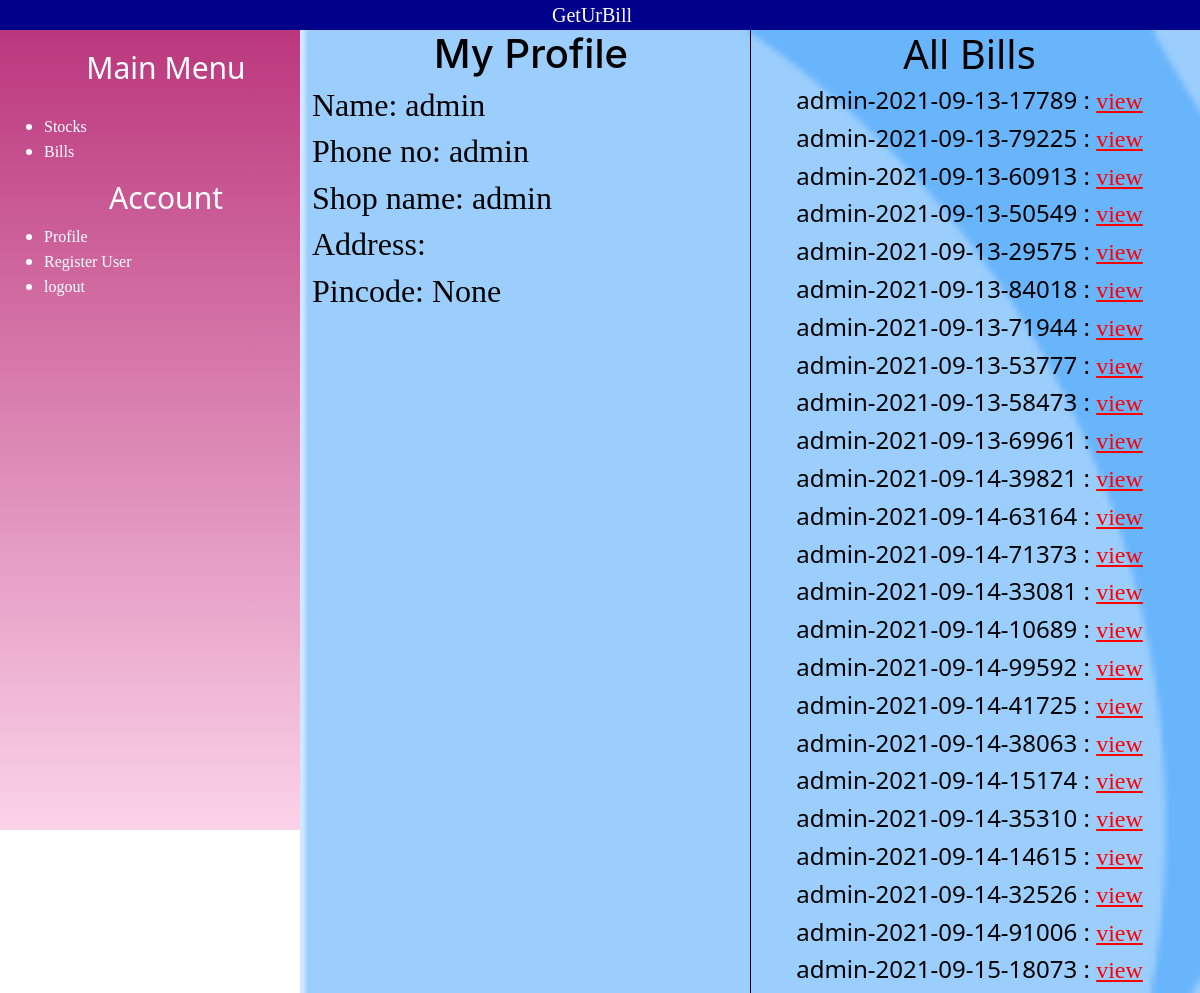
Before: /account/ (signed in) with the older database file.
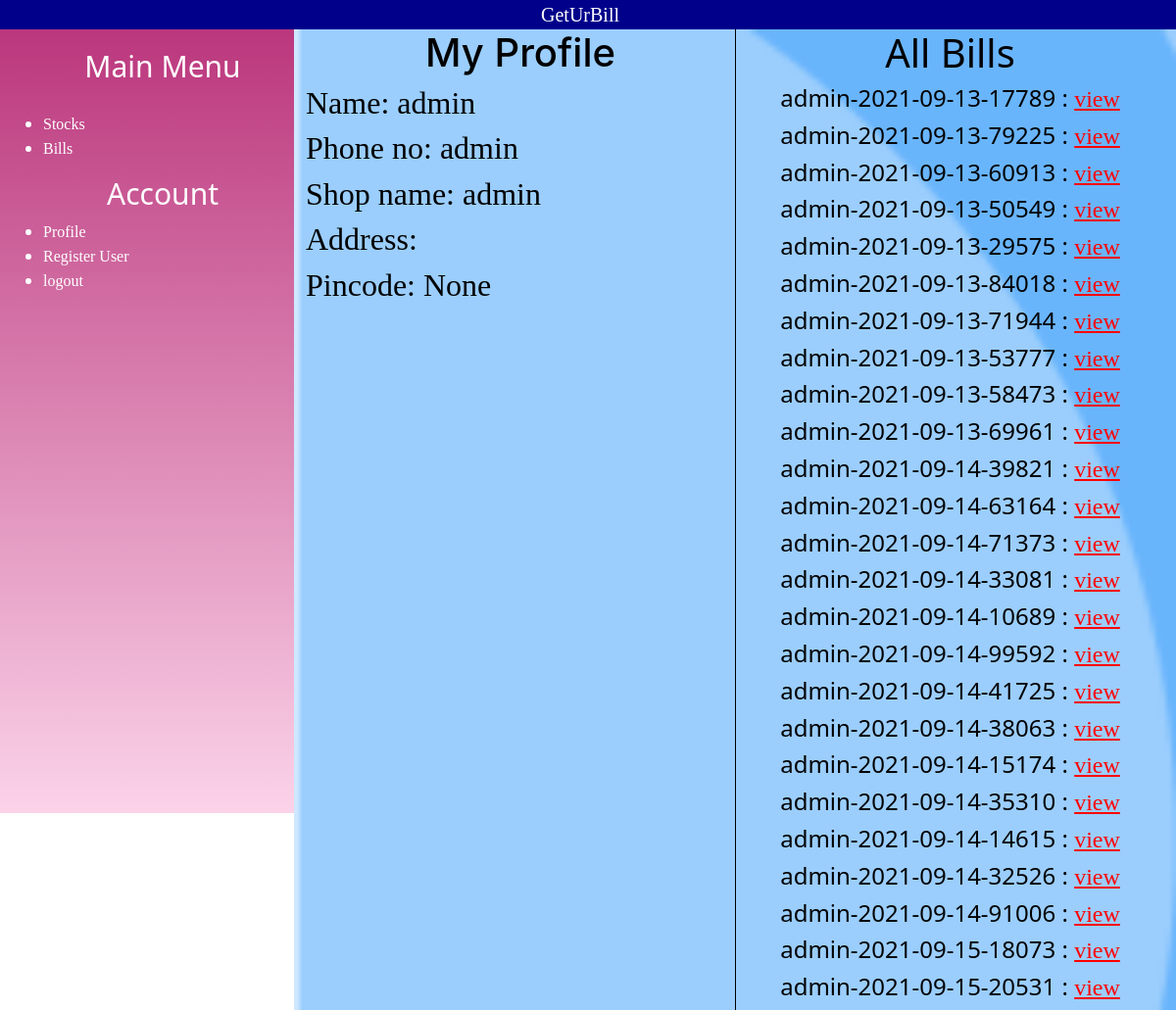
After: the same page with the newer database file.
### GetUrBill/models.py (models this page shows, shortened)
class Bill_no(models.Model):
    user=models.ForeignKey(Accounts,on_delete=CASCADE)
    customer=models.ForeignKey(Customer,on_delete=CASCADE)
    bill_no=models.CharField(max_length=100,primary_key=True)
    shop_name=models.CharField(max_length=50)
    Address=models.TextField(default="")
    date_of_purchase=models.DateTimeField(default=datetime.now())
    billpdf=models.FileField(upload_to="GetUrBill/media/", default=None,null=True,blank=True)

### GetUrBill/views.py (the view)
# urls.py: path('account/',views.myaccount),
@login_required
def myaccount(request):
    bill=request.user.bill_no_set.all()
    return render (request, "myaccount.html",{"b":bill})

### templates/myaccount.html (shortened to what this page needs)
{% extends "sidebar.html" %}
{% load static %}
{% block link %}
<link rel="stylesheet" href="{% static 'myaccount.css' %}">{% endblock link %}
        {% block body %}
        <div class="grid">
        <div class="profile">
            <h1 class="textt-center">My Profile</h1>
            <h2>Name: {{request.user.first_name}} {{request.user.last_name}}</h2>
            <h2>Phone no: {{request.user.phoneNumber}}</h2>
            <h2>Shop name: {{request.user.shop_name}}</h2>
            <h2>Address: {{request.user.Address}}</h2>
            <h2>Pincode: {{request.user.pincode}}</h2>
        </div>
        <div class="bills">
            <h1>All Bills</h1>
            {% for i in b %}
            <h4>{{i.bill_no}} : <a href="/media/{{i.billpdf}}">view</a></h4>
            {% endfor %}
        </div>
    </div>
        {% endblock body %}

Changed rows visible on the page:
added Bill_no: bill_no "admin-2021-09-15-20531"
